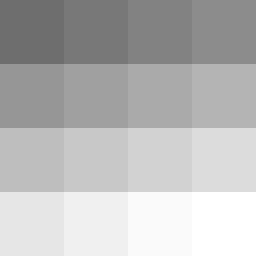
#> input picture aula2_fundamentos/imagem_e.bmp, 256 x 256 px, given in place of imagem_e.png, which was not available; the run also reads 4 pictures not shown here
$ python resolucao_exerc9.py
#> lines starting #> are read from the running program, lines starting #| are printed output that depends on the picture; pictures that were not available may be replaced by others from this repository, and a replacement may not be noted
# Importação dos módulos
import numpy as np
from PIL import Image
from sklearn import metrics


def apply_gamma_correction(image, gamma, c=1, epsilon=1e-10):
    """Aplica a correção gama na imagem de entrada. Considera
    c = 1 e epsilon = 1e-10 como valores padrões.

    Args:
        image: objeto da imagem de entrada.
        c: constante positiva que desloca os valores da correção.
        gamma: constante positiva associada a correção.
        epsilon: compensação para quando o pixel de entrada for zero.
    """

    # Obtém a matrix que representa a imagem
    image = np.asarray(image)

    # Conver a matrix em um vetor unidimensional
    flatten_image = image.ravel()

    # Aplica a transformação gama ao vetor
    # Aqui, divide-se o valor para garantir valores entre 0 e 1
    # Depois, leva os valores obtidos para a faixa de 0 a 255 novamente
    new_image = c * np.power((flatten_image + epsilon) / 255, gamma) * 255

    # Caso haja algum valor fora do intervalo, aproxima-o para os limites
    # Converte o vetor unidimensional de volta em matrix
    new_image = np.clip(new_image, 0, 255).reshape(*image.shape)

    # Transforma a matrix em um objeto do tipo imagem
    new_image = Image.fromarray(new_image.astype(np.uint8), mode='L')

    # Salva a nova imagem
    new_image.save(f'imagem_corrigida_gama_{gamma}.png')


def compute_metrics(image1, image2):
    """Calcula métricas de similaridade para comparar as imagens.

    Args:
        image1: imagem original.
        image2: imagem a ser comparada.

    Returns:
        dict: dicionário com as métricas calculadas. A chave é o
        nome da métrica e o valor é a métrica em si.
    """

    # Converte o tipo das imagens para float32 com o
    # objetivo de evitar overflow
    image1 = np.asarray(image1).astype(np.float32)
    image2 = np.asarray(image2).astype(np.float32)

    # Calcula o Erro Médio Absoluto (MAE)
    mae = compute_mae(image1, image2)

    # Calcula o Erro Médio Quadrático (MSE)
    mse = compute_mse(image1, image2)

    # Cria um dicionário com as métricas
    metrics_dict = {
        'Erro Médio Absoluto (MAE)': mae,
        'Erro Médio Quadrático (MSE)': mse
    }

    # Retorna o dicionário das métricas
    return metrics_dict


def compute_mae(image1, image2):
    """ Calcula o Erro Médio Absoluto (MAE).

    Args:
        image1: imagem original.
        image2: imagem a ser comparada.

    Returns:
        float: valor da métrica.
    """

    # Retorna o valor da métrica
    return metrics.mean_absolute_error(image1.ravel(), image2.ravel())


def compute_mse(image1, image2):
    """Calcula o Erro Médio Quadrático (MSE).

    Args:
        image1: imagem original.
        image2: imagem a ser comparada.

    Returns:
        float: valor da métrica.
    """

    # Retorna o valor da métrica
    return metrics.mean_squared_error(image1.ravel(), image2.ravel())


def main():
    """Função principal do programa
    """

    # Carrega a imagem E
    image = Image.open('./imagem_e.png')
#> image is the input picture: PIL image 256x256 L; min 110, max 255, mean 184.7

    # Carrega a imagem E degrada com ruído gaussiano (Aula4 - Ex. 4)
    noisy_image = Image.open('./imagem_e_degradada.png')
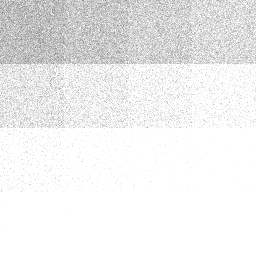
#> input picture aula5_contraste/exerc9/imagem_e_degradada.png, 256 x 256 px
#> noisy_image is the input picture: PIL image 256x256 L; min 121, max 255, mean 238.5

    # Aplica a correção para gama = 0.04
    apply_gamma_correction(noisy_image, gamma=0.04)

    # Aplica a correção para gama = 0.4
    apply_gamma_correction(noisy_image, gamma=0.4)
#> call 2 of apply_gamma_correction, with gamma = 0.4, c = 1, epsilon = 1e-10
#> in apply_gamma_correction (call 2), `new_image = np.clip(new_image, 0, 255).reshape(*image.shape)`:
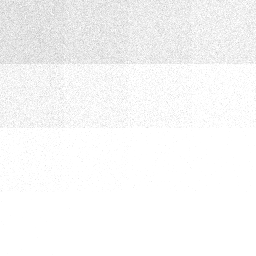
#> new_image: shape (256, 256) float64; min 189.3, max 255, mean 247.9

    # Aplica a correção para gama = 2.5
    apply_gamma_correction(noisy_image, gamma=2.5)
#> call 3 of apply_gamma_correction, with gamma = 2.5, c = 1, epsilon = 1e-10
#> in apply_gamma_correction (call 3), `new_image = np.clip(new_image, 0, 255).reshape(*image.shape)`:
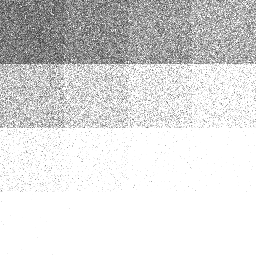
#> new_image: shape (256, 256) float64; min 39.55, max 255, mean 219.9

    # Aplica a correção para gama = 10
    apply_gamma_correction(noisy_image, gamma=10)
#> call 4 of apply_gamma_correction, with gamma = 10, c = 1, epsilon = 1e-10
#> in apply_gamma_correction (call 4), `new_image = np.clip(new_image, 0, 255).reshape(*image.shape)`:
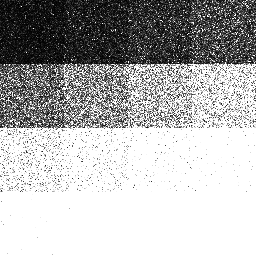
#> new_image: shape (256, 256) float64; min 0.148, max 255, mean 178.5

    # Carrega as imagens corrigidas
    corrected_images_dict = {
        '0.04': Image.open('./imagem_corrigida_gama_0.04.png'),
        '0.4': Image.open('./imagem_corrigida_gama_0.4.png'),
        '2.5': Image.open('./imagem_corrigida_gama_2.5.png'),
        '10': Image.open('./imagem_corrigida_gama_10.png')
    }

    # Itera o dicionário, recendo a correção e a imagem corrigida
    for gamma, corrected_image in corrected_images_dict.items():
        print(f'\nIMAGEM COM CORREÇÃO GAMA = {gamma}')

        print('\nComparação entre imagem original e imagem degradada')

        # Calcula MAE e MSE entre imagem E e imagem E degradada
        # por ruído gaussiano
        metrics_dict_noisy = compute_metrics(image, noisy_image)

        # Exibe o nome e o valor das métricas computadas
        for metric, value in metrics_dict_noisy.items():
            print(f'{metric} = {value}')

        print('\nComparação entre imagem original e imagem corrigida')

        # Calcula MAE e MSE entre imagem E e imagem E corrigida
        # por meio da correção gama
        metrics_dict_corrected = compute_metrics(image, corrected_image)

        # Exibe o nome e o valor das métricas computadas
        for metric, value in metrics_dict_corrected.items():
            print(f'{metric} = {value}')

        print('\n----------')
#> this loop made 4 passes
#> gamma on passes 1 to 4: '0.04', '0.4', '2.5', '10'
#> (printed output is left out)


if __name__ == '__main__':
    """Ponto de entrada do programa.
    """

    # Chama a função principal
    main()
